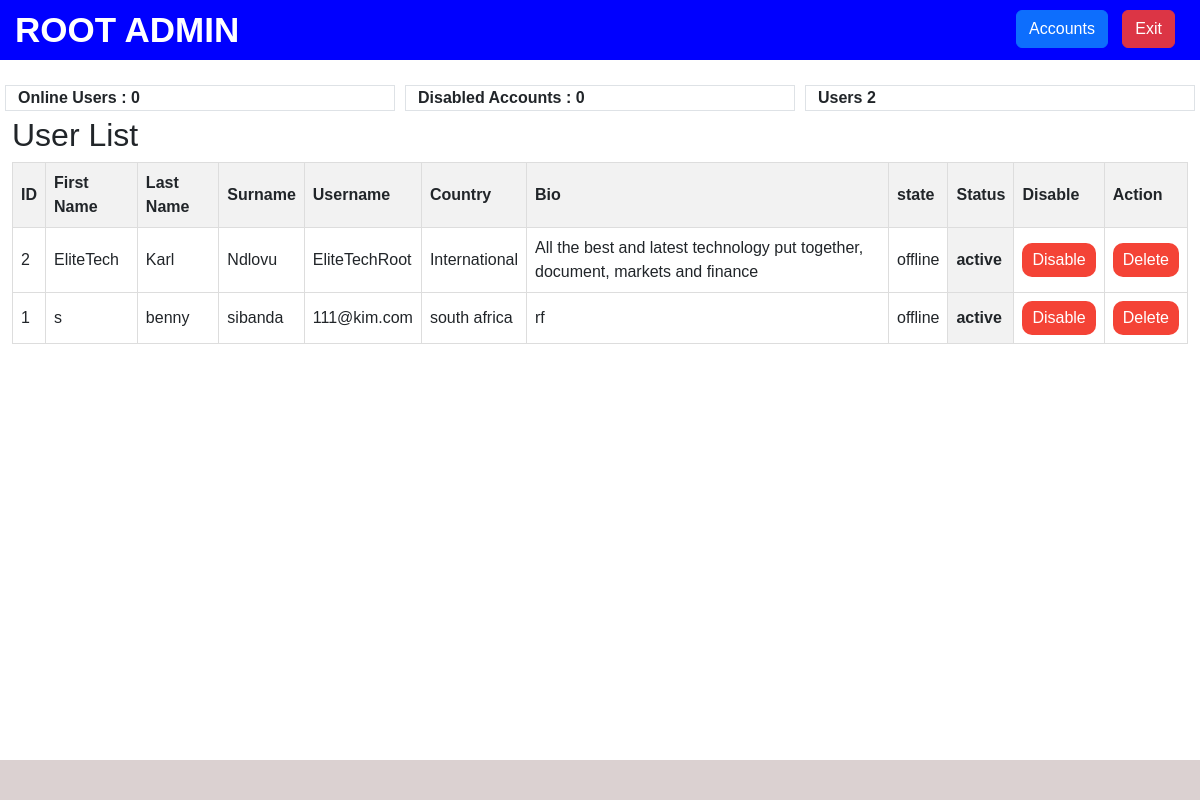
The page /root_admin (signed in) on the database as committed earlier.
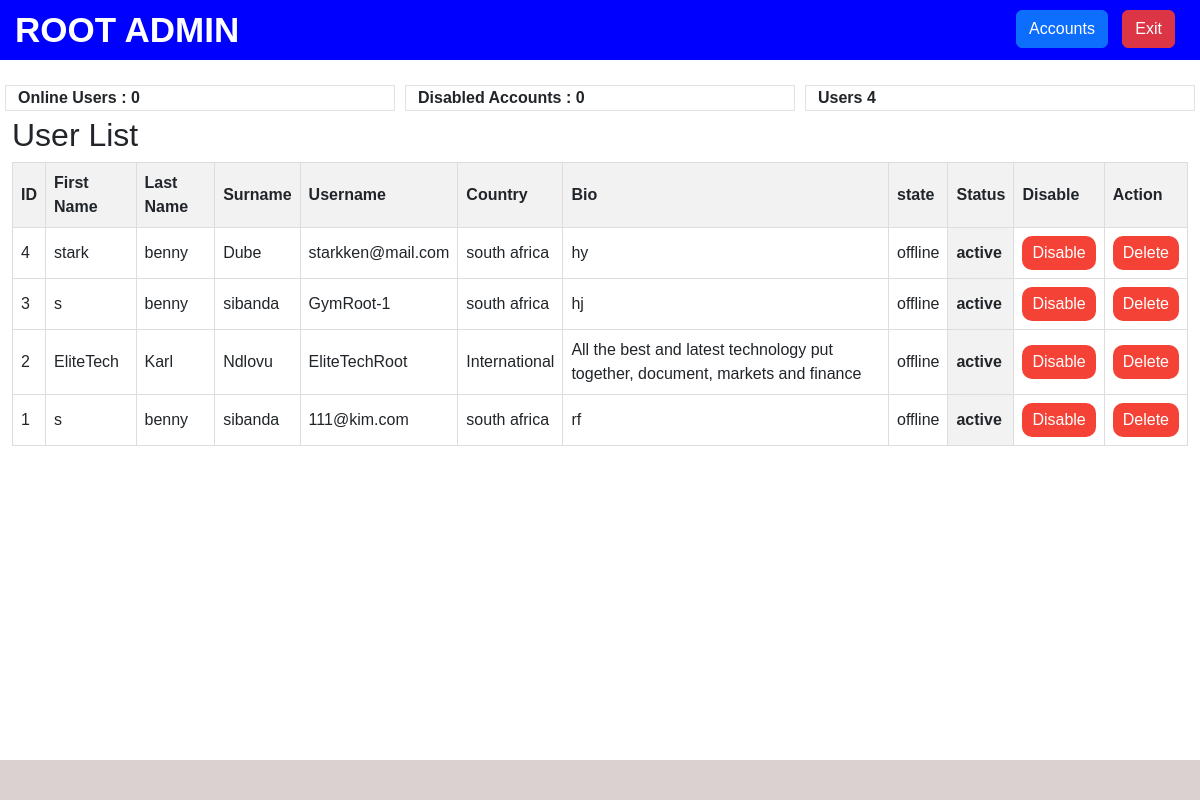
The same page on the database as committed later.
### app_models/user.py (models this page shows)
class User(db.Model, UserMixin):
    id = db.Column(db.Integer, primary_key=True)
    first_name = db.Column(db.String(50))
    last_name = db.Column(db.String(100))
    surname = db.Column(db.String(100))
    user_name = db.Column(db.String(20), unique=True, nullable=False)
    email = db.Column(db.String(100))
    password = db.Column(db.String(60), nullable=False)
    phone_number = db.Column(db.String(20))
    main_image = db.Column(db.String(100))
    registration_date = db.Column(db.Date)
    registration_time = db.Column(db.Time)
    status = db.Column(db.String(50))
    online_status =  db.Column(db.String(50))
    role = db.Column(db.String(100))
    gender = db.Column(db.String(10))
    country = db.Column(db.String(200))
    currency = db.Column(db.String(100))
    currency_symbol = db.Column(db.String(5))
    social_media_links = db.Column(db.String(200))
    bio = db.Column(db.Text)

### app.py (the view)
@app.route('/root_admin', methods=['GET','POST'])
@login_required
def root_admin():
        page_name = 'ROOT ADMIN'
        form = Disable_Account_Form()
        if current_user.role != 'Agent' and current_user.user_name != 'EliteTechRoot':
            flash('Access Denied')
            return redirect('/')
        users = User.query.order_by(desc(User.registration_time)).all()
        online_users = (
            User.query.filter(or_(
                User.online_status == 'online',
            )).count()
        )
        disabled_users = (
            User.query.filter(or_(
                User.status == 'disabled',
            )).count()
        )
        user_count = User.query.count()
        url = '/root_admin'
        return render_template('admin/root.html',page_name=page_name,
                               users=users,
                               user_count=user_count,
                               form=form,
                               online_users=online_users,
                               disabled_users=disabled_users,
                               url=url)

### app.py (called while the page is built)
@login_manager.user_loader
def load_user(user_id):
    return User.query.get(int(user_id))

### templates/admin/root.html (shortened to what this page needs)
{% extends 'layouts/root.html' %}
{% block content %}
<div class="row count">
    <div class="col border">Online Users : {{online_users}} </div>
    <div class="col border">Disabled Accounts : {{disabled_users}}</div>
    <div class="col border">Users {{user_count}} </div>
</div>
<h2>User List</h2>
<table>
    <thead>
        <tr>
            <th>ID</th>
            <th>First Name</th>
            <th>Last Name</th>
            <th>Surname</th>
            <th>Username</th>
            <th>Country</th>
            <th>Bio</th>
            <th>state</th>
            <th>Status</th>
            <th class="sm">Disable</th>
            <th class="sm">Action</th>
        </tr>
    </thead>
    <tbody>
        {% for user in users %}
        <tr>
            <td>{{ user.id }}</td>
            <td>{{ user.first_name }}</td>
            <td>{{ user.last_name }}</td>
            <td>{{ user.surname }}</td>
            <td>{{ user.user_name }}</td>
            <td>{{ user.country}}</td>
            <td>{{ user.bio }}</td>
            <td>{{ user.online_status}}</td>
            <th>{{ user.status }}</th>
            <td>
                {% if user.status == 'active' %}
                <form method="post" action="{{url_for('disable_user_account', user_id=user.id) }}">
                    <button type="submit" class="delete-button">Disable</button>
                </form>
                {% elif user.status != 'active' %}
                <form method="POST" action="{{url_for('activate_user_account', user_id=user.id) }}">
                    <input type="hidden" name="_method" value="UPDATE">
                    <button type="submit" class="activate-button">Activate</button>
                </form>
                {% endif %}
            </td>
            <td>
                <form method="POST" action="{{ url_for('delete_user', user_id=user.id) }}">
                    <button type="submit" class="delete-button">Delete</button>
                </form>
            </td>
        </tr>
        {% endfor %}
    </tbody>
</table>
</div>
{% endblock %}

Rows that differ between the two databases and show on the page:
added User: id "4", first_name "stark", last_name "benny", surname "Dube", user_name "starkken@mail.com", country "south africa", bio "hy", online_status "offline", status "active"
added User: id "3", first_name "s", last_name "benny", surname "sibanda", user_name "GymRoot-1", country "south africa", bio "hj", online_status "offline", status "active"
Other text that changed with them:
{{ user_count }}: "2" → "4"
